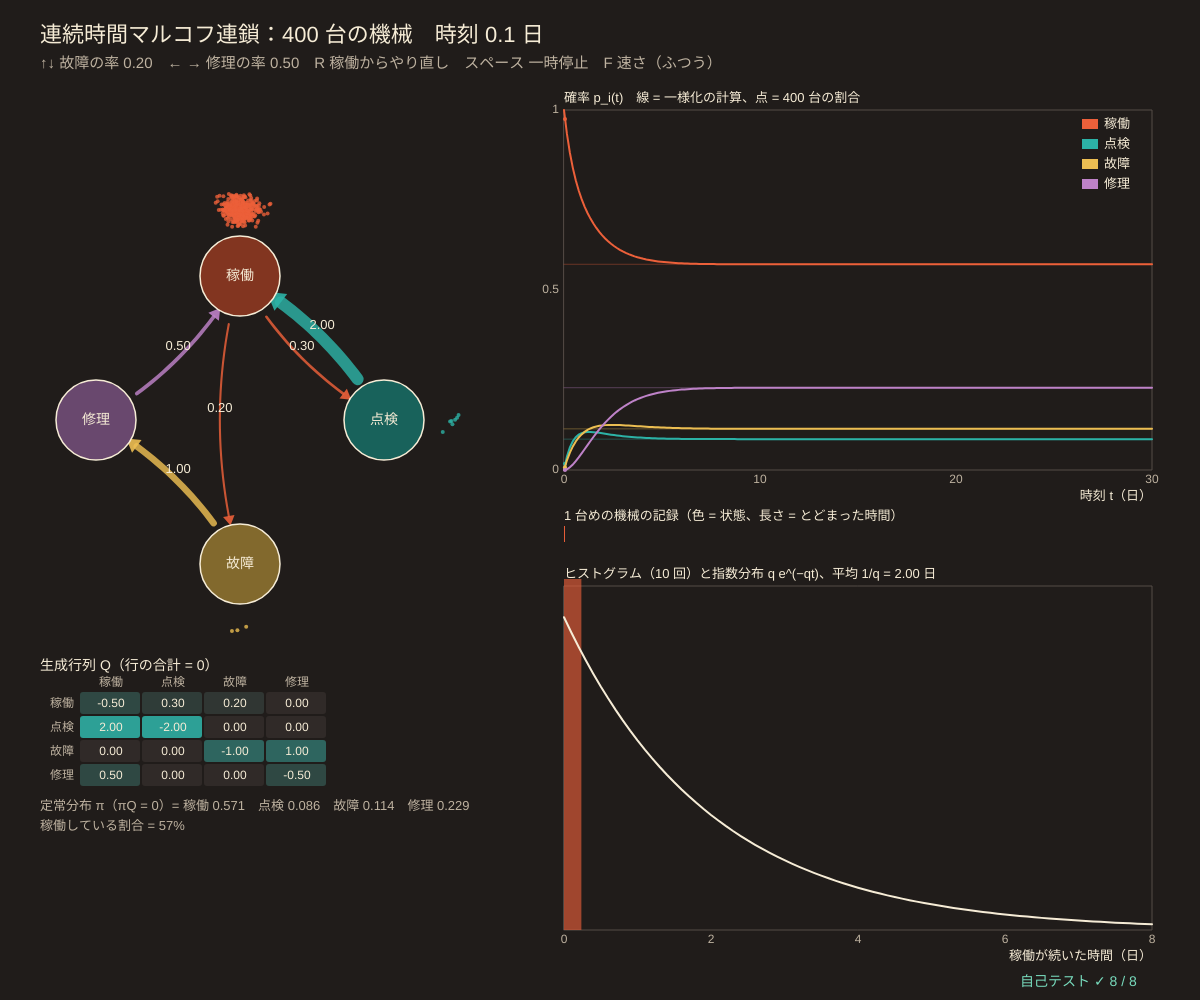
Frame 1 (no input)
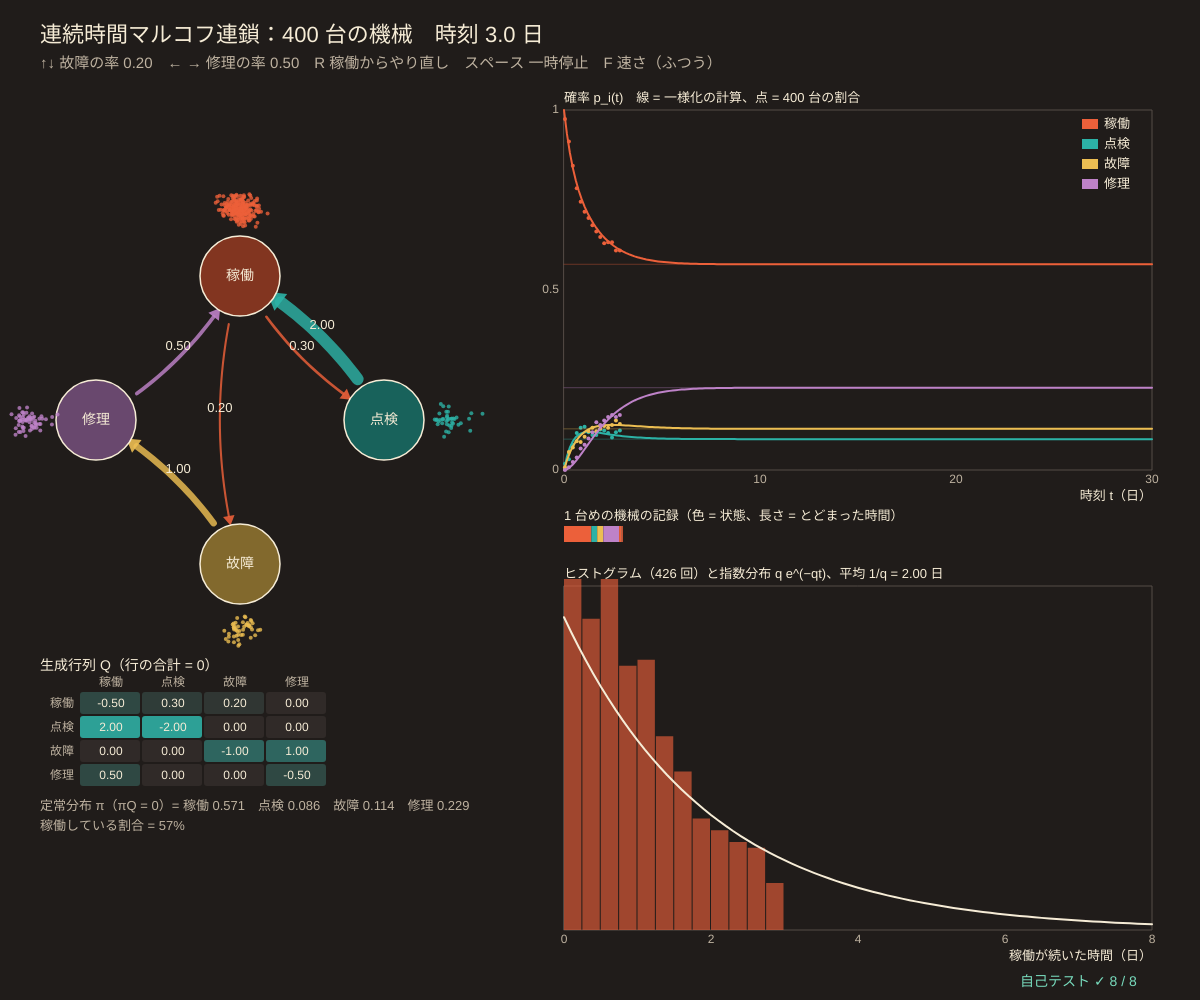
Frame 60 (no input)
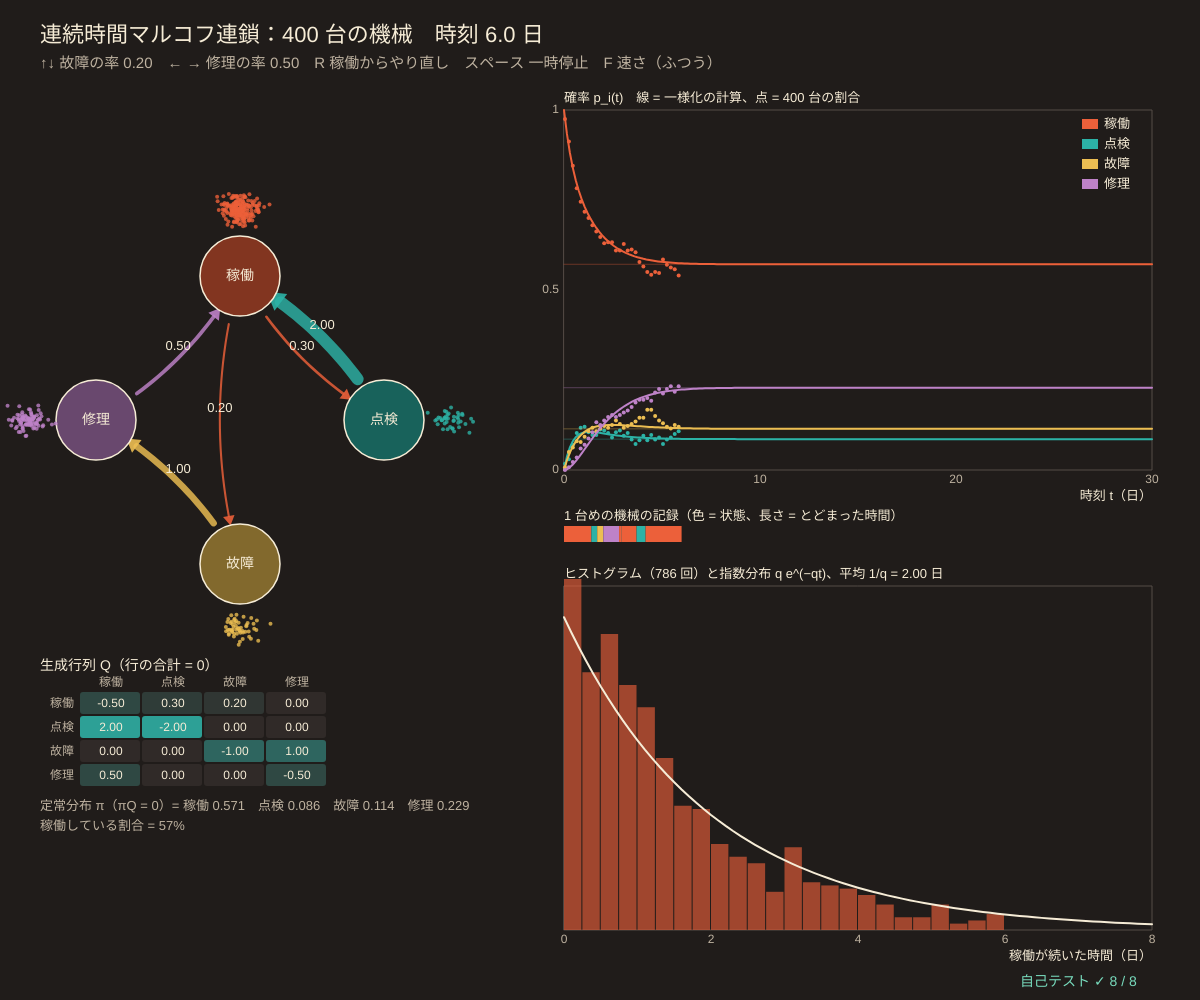
Frame 120 (the mouse pressed at the canvas centre since frame 60)

The p5.js sketch that drew these frames (run headless with seeded random() and noise() and a simulated clock; from frame 60 on, the mouse is pressed at the canvas centre):

// p5.js sketch
// ── sketch.js
// ============================================
// 10 連続時間マルコフ連鎖 ─ 1 日ごとではなく、好きな時刻に状態が変わる。例：機械の 稼働・点検・故障・修理
// 状態 i にいる時間は指数分布（平均 1 / q_i）。時間がきたら、率 q_ij に比例する確率で次の状態 j へ。
// 率をまとめた生成行列 Q（対角 = −q_i、各行の合計 = 0）。時刻 t の分布 p(t) = p(0) e^{Qt} は、
// 一様化：P~ = I + Q/Λ を「ポアソン回数」だけかける式で正確に計算できる。定常分布は π Q = 0（待ち行列の出生死滅過程は series29/05）
// ↑↓ 故障の率 / ← → 修理の率 / R 全部を稼働から / スペース 一時停止 / F 速さ
// ============================================

const NAMES = ['稼働', '点検', '故障', '修理'];
let failRate = 0.2, repairRate = 0.5;    // ★ 稼働 → 故障 の率、修理 → 稼働 の率（1 日あたり）
const INSPECT = 0.3, BACK = 2.0, START_FIX = 1.0;   // ★ 稼働 → 点検、点検 → 稼働、故障 → 修理 の率
const NM = 400, TMAX = 30;               // ★ 機械の台数とグラフの長さ（日）
let genQ, piStat, curves = [], fleet = [], simT = 0, paused = false, fast = false, fleetLog = [], holds = [], gantt = [], nodes = [];

function setup() {
  createCanvas(windowWidth, windowHeight);
  selfTest();
  seedRng(10); rebuild();
}
function makeQ(f, r) {                   // 生成行列：非対角 = 率、対角 = −（行のほかの合計）
  let q = zerosMat(4);
  q[0][1] = INSPECT; q[0][2] = f; q[1][0] = BACK; q[2][3] = START_FIX; q[3][0] = r;
  for (let i = 0; i < 4; i++) q[i][i] = -(sumOf(q[i]) - q[i][i]);
  return q;
}
function unifRate(q) { let m = 0; for (let i = 0; i < q.length; i++) m = Math.max(m, -q[i][i]); return m || 1; }
// ★ 一様化：p(t) = Σ_n e^{−Λt} (Λt)^n / n! · p0 P~^n（ポアソンの重みの合計が 1 − 10⁻¹⁵ になるまで）
function uniformDist(p0, q, t) {
  let lam = unifRate(q), pt = eyeMat(q.length).map((r, i) => r.map((v, j) => v + q[i][j] / lam)), w = Math.exp(-lam * t), v = p0.slice(), out = p0.map((x) => x * w), acc = w;
  for (let n = 1; n < 2000 && acc < 1 - 1e-15; n++) { v = vecMat(v, pt); w *= (lam * t) / n; acc += w; for (let i = 0; i < out.length; i++) out[i] += w * v[i]; }
  return out;
}
function stationaryCtmc(q) { let lam = unifRate(q); return stationaryExact(eyeMat(q.length).map((r, i) => r.map((v, j) => v + q[i][j] / lam))); }
function holdTime(q, s) { return -Math.log(1 - rnd()) / -q[s][s]; }          // 指数分布の待ち時間
function jumpFrom(q, s) { return sampleFrom(q[s].map((v, j) => (j === s ? 0 : v))); }   // 率に比例して次へ
function rebuild() {
  genQ = makeQ(failRate, repairRate); piStat = stationaryCtmc(genQ);
  curves = []; for (let k = 0; k <= 200; k++) curves.push(uniformDist([1, 0, 0, 0], genQ, (k / 200) * TMAX));
  restart();
}
function restart() {
  simT = 0; fleetLog = []; holds = []; gantt = [{ s: 0, t: 0 }];
  fleet = []; for (let m = 0; m < NM; m++) fleet.push({ s: 0, enter: 0, next: holdTime(genQ, 0), ox: randn() * 0.35, oy: randn() * 0.35 });
}
function advance(dt) {                    // 全部の機械を時刻 simT + dt まで進める
  let t1 = simT + dt;
  for (let m = 0; m < fleet.length; m++) {
    let f = fleet[m];
    while (f.next <= t1) {
      if (f.s === 0 && holds.length < 4000) holds.push(f.next - f.enter);
      f.s = jumpFrom(genQ, f.s); f.enter = f.next; f.next += holdTime(genQ, f.s);
      if (m === 0 && f.enter <= TMAX) gantt.push({ s: f.s, t: f.enter });
    }
  }
  simT = t1;
  if (simT <= TMAX) { let c = [0, 0, 0, 0]; for (let f of fleet) c[f.s]++; fleetLog.push({ t: simT, p: c.map((v) => v / NM) }); }
}

function draw() {
  background(...BG);
  if (!paused) advance((fast ? 0.25 : 0.05));
  hudTitle('連続時間マルコフ連鎖：' + NM + ' 台の機械　時刻 ' + fmtN(simT, 1) + ' 日', '↑↓ 故障の率 ' + fmtN(failRate, 2) + '　← → 修理の率 ' + fmtN(repairRate, 2) + '　R 稼働からやり直し　スペース 一時停止　F 速さ（' + (fast ? '速い' : 'ふつう') + '）');
  // ---- 遷移図（太さ = 率）と機械の点
  let gcx = width * 0.2, gcy = height * 0.42, rad = Math.min(width * 0.12, height * 0.17), mx = 0;
  nodes = [[gcx, gcy - rad], [gcx + rad, gcy], [gcx, gcy + rad], [gcx - rad, gcy]];
  for (let i = 0; i < 4; i++) for (let j = 0; j < 4; j++) if (i !== j) mx = Math.max(mx, genQ[i][j]);
  let wide = genQ.map((r, i) => r.map((v, j) => (i === j ? 0 : v / mx)));
  let hits = drawChainGraph(nodes, wide, 40, STATE_COLS, { names: NAMES, labels: false, nameSize: 14 });
  noStroke(); fill(...CREAM); textSize(13); textAlign(CENTER, CENTER);
  for (let h of hits) text(fmtN(genQ[h.i][h.j], 2), h.mx, h.my - 12);
  for (let f of fleet) {                 // 機械 1 台 = 点 1 つ。いまの状態の円の外側に集まる
    let c = STATE_COLS[f.s], ux = nodes[f.s][0] - gcx, uy = nodes[f.s][1] - gcy, L = Math.hypot(ux, uy) || 1;
    fill(c[0], c[1], c[2], 200); circle(nodes[f.s][0] + (ux / L) * 68 + f.ox * 26, nodes[f.s][1] + (uy / L) * 66 + f.oy * 20, 4);
  }
  // 生成行列
  let qx = 40, qy = gcy + rad + 128;
  fill(...CREAM); textSize(14); textAlign(LEFT, BASELINE); text('生成行列 Q（行の合計 = 0）', qx, qy - 22);
  drawMatrix(genQ, qx + 40, qy, 62, 24, NAMES, { ts: 12, hi: 2.3 });
  fill(...SUB); textSize(13); textAlign(LEFT, BASELINE);
  text('定常分布 π（πQ = 0）= ' + piStat.map((v, i) => NAMES[i] + ' ' + fmtN(v, 3)).join('　'), qx, qy + 4 * 24 + 22);
  text('稼働している割合 = ' + Math.round(piStat[0] * 100) + '%', qx, qy + 4 * 24 + 42);

  // ---- 時刻 t の分布：一様化の計算（線）と 400 台の割合（点）
  let g = { x: width * 0.47, y: 110, w: width * 0.49, h: height * 0.36, x0: 0, x1: TMAX, y0: 0, y1: 1 };
  plotAxes(g, '時刻 t（日）', '確率 p_i(t)　線 = 一様化の計算、点 = ' + NM + ' 台の割合', [0, 10, 20, 30], [0, 0.5, 1]);
  for (let i = 0; i < 4; i++) {
    stroke(...STATE_COLS[i]); strokeWeight(2); polyline(curves.map((p, k) => [gX(g, (k / 200) * TMAX), gY(g, p[i])]));
    stroke(...STATE_COLS[i], 90); strokeWeight(1); line(g.x, gY(g, piStat[i]), g.x + g.w, gY(g, piStat[i]));
    noStroke(); fill(...STATE_COLS[i]); for (let k = 0; k < fleetLog.length; k += 4) circle(gX(g, fleetLog[k].t), gY(g, fleetLog[k].p[i]), 4);
  }
  legend(g.x + g.w - 70, g.y + 14, NAMES.map((n, i) => [STATE_COLS[i], n]));
  // ---- 1 台めの機械の記録（帯）
  let by = g.y + g.h + 56; noStroke(); fill(...CREAM); textSize(13); textAlign(LEFT, BASELINE); text('1 台めの機械の記録（色 = 状態、長さ = とどまった時間）', g.x, by - 6);
  for (let k = 0; k < gantt.length; k++) {
    let t0 = gantt[k].t, t1 = Math.min(TMAX, k + 1 < gantt.length ? gantt[k + 1].t : simT); if (t1 <= t0) continue;
    fill(...STATE_COLS[gantt[k].s]); rect(gX(g, t0), by, gX(g, t1) - gX(g, t0), 16);
  }
  // ---- 稼働にとどまった時間のヒストグラムと指数分布
  let hg = { x: g.x, y: by + 60, w: g.w, h: height - by - 130, x0: 0, x1: 8, y0: 0, y1: -genQ[0][0] * 1.1 };
  plotAxes(hg, '稼働が続いた時間（日）', 'ヒストグラム（' + holds.length + ' 回）と指数分布 q e^(−qt)、平均 1/q = ' + fmtN(-1 / genQ[0][0], 2) + ' 日', [0, 2, 4, 6, 8], []);
  let nb = 32, bins = new Array(nb).fill(0); for (let h of holds) { let b = Math.floor((h / 8) * nb); if (b < nb) bins[b]++; }
  noStroke(); fill(...STATE_COLS[0], 160);
  for (let b = 0; b < nb; b++) { let d = holds.length ? bins[b] / holds.length / (8 / nb) : 0; rect(gX(hg, (b * 8) / nb), gY(hg, d), hg.w / nb - 1, hg.y + hg.h - gY(hg, d)); }
  let q0 = -genQ[0][0], pts = []; for (let k = 0; k <= 80; k++) { let t = (k / 80) * 8; pts.push([gX(hg, t), gY(hg, q0 * Math.exp(-q0 * t))]); }
  stroke(...CREAM); strokeWeight(2); polyline(pts);
  drawSelfTest(width - 180, height - 14);
}

function keyPressed() {
  if (key === ' ') paused = !paused;
  if (key === 'f' || key === 'F') fast = !fast;
  if (key === 'r' || key === 'R') restart();
  if (key === UP_ARROW) { failRate = Math.min(2, Math.round((failRate + 0.05) * 100) / 100); rebuild(); }
  if (key === DOWN_ARROW) { failRate = Math.max(0.05, Math.round((failRate - 0.05) * 100) / 100); rebuild(); }
  if (key === RIGHT_ARROW) { repairRate = Math.min(3, Math.round((repairRate + 0.1) * 10) / 10); rebuild(); }
  if (key === LEFT_ARROW) { repairRate = Math.max(0.1, Math.round((repairRate - 0.1) * 10) / 10); rebuild(); }
  return false;
}

// やってみよう
// 1. 修理の率を 2 倍にすると、稼働している割合 π_稼働 はどれだけ上がる？
// 2. 点の割合（シミュレーション）は線（計算）にどのくらい近い？ NM を 4000 にすると？
// 3. ヒストグラムが指数分布になるのは「いままで何日動いたかに関係なく、壊れやすさは同じ」だから（無記憶性）
// 4. 状態を 1 つ増やして（例：部品待ち）、生成行列の行の合計が 0 になるように率を書こう

// ---- 自己テスト
function expmTaylor(a) {                 // 行列の指数関数：2^s で割ってテイラー展開 30 項、s 回 2 乗する
  let n = a.length, nm = 0; for (let r of a) nm = Math.max(nm, sumOf(r.map(Math.abs)));
  let s = Math.max(0, Math.ceil(Math.log2(nm / 0.25))), b = a.map((r) => r.map((v) => v / Math.pow(2, s))), term = eyeMat(n), out = eyeMat(n);
  for (let k = 1; k <= 30; k++) { term = matMul(term, b).map((r) => r.map((v) => v / k)); out = out.map((r, i) => r.map((v, j) => v + term[i][j])); }
  for (let k = 0; k < s; k++) out = matMul(out, out);
  return out;
}
function selfTest() {
  selfTestResults = [];
  seedRng(100);
  let q = makeQ(0.2, 0.5);
  check('生成行列：各行の合計 = 0、対角の外は ≥ 0', rowSumErr(q, 0) < 1e-12 && q.every((r, i) => r.every((v, j) => i === j || v >= 0)));
  let worst = 0; for (let t of [0.5, 3, 10]) { let e = expmTaylor(q.map((r) => r.map((v) => v * t))); for (let i = 0; i < 4; i++) { let p0 = [0, 0, 0, 0]; p0[i] = 1; worst = Math.max(worst, maxAbsDiff(uniformDist(p0, q, t), e[i])); } }
  check('一様化 = 行列の指数関数 e^{Qt}（テイラー + 2 乗、t = 0.5, 3, 10）ずれ ' + worst.toExponential(1), worst < 1e-9);
  let pi = stationaryCtmc(q), piQ = vecMat(pi, q);
  check('定常分布：π Q = 0、Σ π = 1', maxAbsDiff(piQ, [0, 0, 0, 0]) < 1e-12 && near(sumOf(pi), 1, 1e-12));
  check('p(200) → π（どこから始めても）', maxAbsDiff(uniformDist([0, 0, 1, 0], q, 200), pi) < 1e-9);
  // 飛び移りだけの連鎖 J_ij = q_ij / q_i の定常分布 ν と、平均の滞在時間 1/q_i から：π_i ∝ ν_i / q_i
  let jm = q.map((r, i) => r.map((v, j) => (i === j ? 0 : v / -q[i][i]))), nu = stationaryExact(jm), w = nu.map((v, i) => v / -q[i][i]), sw = sumOf(w);
  check('π_i ∝ ν_i × 平均の滞在時間（飛び移りの連鎖から）', maxAbsDiff(w.map((v) => v / sw), pi) < 1e-12);
  let s = 0, t = 0, occ = [0, 0, 0, 0], hs = [], tEnd = 100000;
  while (t < tEnd) { let h = holdTime(q, s); occ[s] += Math.min(h, tEnd - t); if (s === 0) hs.push(h); t += h; s = jumpFrom(q, s); }
  check('1 台を 10 万日動かした時間の割合 ≈ π（ずれ < 0.01）', maxAbsDiff(occ.map((v) => v / tEnd), pi) < 0.01);
  check('稼働にとどまる時間の平均 ≈ 1/q_0 = ' + fmtN(1 / 0.5, 2) + ' 日（ずれ < 3%）', Math.abs(meanOf(hs) * 0.5 - 1) < 0.03);
  let cnt = [0, 0, 0, 0], nF = 4000;
  for (let m = 0; m < nF; m++) { let st = 0, tt = holdTime(q, 0); while (tt <= 2) { st = jumpFrom(q, st); tt += holdTime(q, st); } cnt[st]++; }
  check('4000 台の t = 2 の割合 ≈ 一様化の p(2)（ずれ < 0.03）', maxAbsDiff(cnt.map((v) => v / nF), uniformDist([1, 0, 0, 0], q, 2)) < 0.03);
  reportSelfTest();
}

// ==================================================
// ここから下は「マルコフ連鎖の道具」（中身は読まなくても OK。消さないでね）
// ==================================================
// ---- 色と小さな道具
const BG = [32, 28, 26];                // 背景（あたたかい炭色）
const CREAM = [246, 236, 214], DICE = [236, 96, 58], TEAL = [44, 178, 166], MUSTARD = [236, 190, 82], PLUM = [190, 130, 200], SUB = [190, 178, 160];
const STATE_COLS = [[236, 96, 58], [44, 178, 166], [236, 190, 82], [190, 130, 200], [120, 190, 240], [150, 210, 110], [240, 140, 170], [200, 170, 130]];
function clampv(v, a, b) { return v < a ? a : v > b ? b : v !== v ? a : v; }     // NaN なら a に戻す
function sumOf(a) { let s = 0; for (let v of a) s += v; return s; }
function meanOf(a) { return a.length ? sumOf(a) / a.length : 0; }
function sampleFrom(p) { let u = rnd() * sumOf(p), c = 0; for (let i = 0; i < p.length; i++) { c += p[i]; if (u < c) return i; } return p.length - 1; }   // 確率 p[i] で i を返す
function fmtN(v, d) { if (typeof v !== 'number' || v !== v) return '?'; if (!isFinite(v)) return '∞'; let s = v.toFixed(d === undefined ? 2 : d); return /^-0\.?0*$/.test(s) ? s.slice(1) : s; }
function hudTitle(t, sub) {            // 左上の見出しと操作の説明
  noStroke(); fill(...CREAM); textSize(22); textAlign(LEFT, BASELINE); text(t, 40, 42);
  fill(...SUB); textSize(15); text(sub, 40, 68);
}
// ---- 種つきの乱数（同じ種なら毎回同じ列 → 実験をくり返せる）
let rngState = 1;
function seedRng(s) { rngState = (s >>> 0) || 1; }
function rnd() {                       // 0〜1 の一様乱数（mulberry32）
  rngState = (rngState + 0x6d2b79f5) >>> 0;
  let t = rngState;
  t = Math.imul(t ^ (t >>> 15), t | 1);
  t ^= t + Math.imul(t ^ (t >>> 7), t | 61);
  return ((t ^ (t >>> 14)) >>> 0) / 4294967296;
}
function rndInt(a, b) { return a + Math.floor(rnd() * (b - a + 1)); }
function randn() { let u = 1 - rnd(), v = rnd(); return Math.sqrt(-2 * Math.log(u)) * Math.cos(2 * Math.PI * v); }   // 標準正規分布
// ---- 行列の道具（行列 = 配列の配列。遷移行列 transP[i][j] = i の次に j へ行く確率、行の和 = 1）
function zerosMat(n, m) { let a = []; for (let i = 0; i < n; i++) a.push(new Array(m === undefined ? n : m).fill(0)); return a; }
function eyeMat(n) { let a = zerosMat(n); for (let i = 0; i < n; i++) a[i][i] = 1; return a; }
function copyMat(a) { return a.map((r) => r.slice()); }
function matMul(a, b) {                // 行列の積 (a b)[i][j] = Σ_k a[i][k] b[k][j]
  let n = a.length, m = b[0].length, kk = b.length, c = zerosMat(n, m);
  for (let i = 0; i < n; i++) for (let k = 0; k < kk; k++) { let v = a[i][k]; if (v !== 0) for (let j = 0; j < m; j++) c[i][j] += v * b[k][j]; }
  return c;
}
function vecMat(v, a) {                // 横ベクトル × 行列：次の時刻の分布 = いまの分布 × P
  let out = new Array(a[0].length).fill(0);
  for (let i = 0; i < v.length; i++) if (v[i] !== 0) for (let j = 0; j < out.length; j++) out[j] += v[i] * a[i][j];
  return out;
}
function matPow(a, k) { let r = eyeMat(a.length); for (let t = 0; t < k; t++) r = matMul(r, a); return r; }   // P^k（k 回かけるだけ）
function maxAbsDiff(a, b) {            // 2 つの行列（またはベクトル）のいちばん大きなずれ
  let d = 0;
  for (let i = 0; i < a.length; i++) { if (Array.isArray(a[i])) d = Math.max(d, maxAbsDiff(a[i], b[i])); else d = Math.max(d, Math.abs(a[i] - b[i])); }
  return d;
}
function rowSumErr(a, target) { let d = 0; for (let r of a) d = Math.max(d, Math.abs(sumOf(r) - (target === undefined ? 1 : target))); return d; }
function fixRows(a) {                  // 行の和を 1 に。全部 0 の行は「その場にとどまる」にする（NaN を出さない）
  return a.map((r, i) => { let s = sumOf(r); if (!(s > 1e-12)) { let z = r.map(() => 0); z[i] = 1; return z; } return r.map((v) => v / s); });
}
function solveLinear(a, b) {           // ガウスの消去法（部分ピボット）で a x = b。解けなければ null
  let n = a.length, m = a.map((r, i) => r.concat([b[i]]));
  for (let c = 0; c < n; c++) {
    let p = c; for (let r = c + 1; r < n; r++) if (Math.abs(m[r][c]) > Math.abs(m[p][c])) p = r;
    if (Math.abs(m[p][c]) < 1e-13) return null;
    [m[c], m[p]] = [m[p], m[c]];
    for (let r = 0; r < n; r++) { if (r === c) continue; let f = m[r][c] / m[c][c]; if (f !== 0) for (let k = c; k <= n; k++) m[r][k] -= f * m[c][k]; }
  }
  return m.map((r, i) => r[n] / r[i]);
}
function matInv(a) {                   // 逆行列（ガウス-ジョルダン）。逆がなければ null
  let n = a.length, cols = [];
  for (let j = 0; j < n; j++) { let e = new Array(n).fill(0); e[j] = 1; let x = solveLinear(a, e); if (!x) return null; cols.push(x); }
  return a.map((_, i) => cols.map((c) => c[i]));
}
// 定常分布：π P = π と Σ π = 1 を連立方程式として解く（(P^T − I) π = 0 の最後の式を Σ π = 1 に置きかえる）
function stationaryExact(a) {
  let n = a.length, m = zerosMat(n), b = new Array(n).fill(0);
  for (let i = 0; i < n; i++) for (let j = 0; j < n; j++) m[i][j] = a[j][i] - (i === j ? 1 : 0);
  for (let j = 0; j < n; j++) m[n - 1][j] = 1; b[n - 1] = 1;
  return solveLinear(m, b);
}
function stationaryPower(a, tol, maxIt, start) {   // べき乗法：π ← π P を変化が tol 未満になるまで
  let n = a.length, v = start ? start.slice() : new Array(n).fill(1 / n), its = 0, d = Infinity;
  while (d > (tol || 1e-13) && its < (maxIt || 100000)) { let w = vecMat(v, a); d = maxAbsDiff(w, v); v = w; its++; }
  return { pi: v, its };
}
function tvDist(p, q) { let s = 0; for (let i = 0; i < p.length; i++) s += Math.abs(p[i] - q[i]); return s / 2; }   // 全変動距離
function entropyRate(a, pi) {          // エントロピー率 H = −Σ_i π_i Σ_j P_ij log₂ P_ij（1 歩あたりの情報量、ビット）
  let h = 0;
  for (let i = 0; i < a.length; i++) for (let v of a[i]) if (v > 0) h -= pi[i] * v * Math.log2(v);
  return h;
}
// ---- 遷移図を描く道具：矢印の太さ = 確率
function bezPts(ax, ay, bx, by, bend, r) {          // 少しふくらんだ曲線の点（両はしの円 r の中は除く）
  let mx = (ax + bx) / 2, my = (ay + by) / 2, dx = bx - ax, dy = by - ay, L = Math.hypot(dx, dy) || 1;
  let cx = mx - (dy / L) * bend * L, cy = my + (dx / L) * bend * L, pts = [];
  for (let k = 0; k <= 30; k++) {
    let t = k / 30, x = (1 - t) * (1 - t) * ax + 2 * t * (1 - t) * cx + t * t * bx, y = (1 - t) * (1 - t) * ay + 2 * t * (1 - t) * cy + t * t * by;
    if (Math.hypot(x - ax, y - ay) > r + 2 && Math.hypot(x - bx, y - by) > r + 6) pts.push([x, y]);
  }
  return pts;
}
function arrowHeadAt(pts, sz) {       // 折れ線の最後に三角の矢じり
  if (pts.length < 2) return;
  let [x1, y1] = pts[pts.length - 2], [x2, y2] = pts[pts.length - 1], L = Math.hypot(x2 - x1, y2 - y1) || 1, ux = (x2 - x1) / L, uy = (y2 - y1) / L;
  triangle(x2 + ux * sz, y2 + uy * sz, x2 - uy * sz * 0.6, y2 + ux * sz * 0.6, x2 + uy * sz * 0.6, y2 - ux * sz * 0.6);
}
// nodes = [[x, y], …]、a = 遷移行列。戻り値：矢印ごとの { i, j, mx, my }（ラベルやクリック判定用）
function drawChainGraph(nodes, a, r, cols, opts) {
  opts = opts || {};
  let cx = meanOf(nodes.map((p) => p[0])), cy = meanOf(nodes.map((p) => p[1])), hits = [];
  for (let i = 0; i < nodes.length; i++) for (let j = 0; j < nodes.length; j++) {
    let p = a[i][j]; if (!(p > 1e-9)) continue;
    let col = cols[i % cols.length], w = 1 + 11 * p, pts;
    if (i === j) {                     // 自分に戻る矢印：外側に小さな輪
      let ox = nodes[i][0] - cx, oy = nodes[i][1] - cy, L = Math.hypot(ox, oy) || 1, ux = ox / L, uy = L > 1 ? oy / L : -1;
      if (L <= 1) ux = 0;
      let lx = nodes[i][0] + ux * r * 1.55, ly = nodes[i][1] + uy * r * 1.55, rr = r * 0.62, base = Math.atan2(-uy, -ux);
      pts = []; for (let k = 0; k <= 32; k++) { let t = base + 0.9 + (k / 32) * (2 * Math.PI - 1.8); pts.push([lx + rr * Math.cos(t), ly + rr * Math.sin(t)]); }
      hits.push({ i, j, mx: lx + ux * rr, my: ly + uy * rr });
    } else {
      pts = bezPts(nodes[i][0], nodes[i][1], nodes[j][0], nodes[j][1], 0.14, r);
      if (pts.length) hits.push({ i, j, mx: pts[pts.length >> 1][0], my: pts[pts.length >> 1][1] });
    }
    stroke(col[0], col[1], col[2], opts.alphaEdge || 210); strokeWeight(w); noFill(); polyline(pts);
    noStroke(); fill(col[0], col[1], col[2], opts.alphaEdge || 230); arrowHeadAt(pts, 8 + w * 0.8);
    if (opts.labels !== false && pts.length) {
      let h = hits[hits.length - 1]; fill(...CREAM); textSize(13); textAlign(CENTER, CENTER); text(fmtN(p, 2), h.mx, h.my - 12);
    }
  }
  for (let i = 0; i < nodes.length; i++) {
    let col = cols[i % cols.length]; stroke(...CREAM); strokeWeight(opts.hl === i ? 4 : 1.5); fill(col[0] * 0.55, col[1] * 0.55, col[2] * 0.55);
    circle(nodes[i][0], nodes[i][1], 2 * r);
    noStroke(); fill(...CREAM); textAlign(CENTER, CENTER); textSize(opts.nameSize || 18); text(opts.names ? opts.names[i] : String(i), nodes[i][0], nodes[i][1]);
  }
  return hits;
}
function drawMatrix(a, x, y, cw, ch, names, opts) {   // 行列を色つきの表で（濃い = 大きい）
  opts = opts || {}; let d = opts.digits === undefined ? 2 : opts.digits, n = a.length, m = a[0].length, hi = opts.hi || 1;
  textAlign(CENTER, CENTER); textSize(opts.ts || 13);
  for (let i = 0; i < n; i++) for (let j = 0; j < m; j++) {
    let v = a[i][j], t = clampv(Math.abs(v) / hi, 0, 1); noStroke();
    fill(48 + t * (TEAL[0] - 48), 42 + t * (TEAL[1] - 42), 40 + t * (TEAL[2] - 40)); rect(x + j * cw, y + i * ch, cw - 2, ch - 2, 3);
    fill(...CREAM); text(fmtN(v, d), x + j * cw + cw / 2, y + i * ch + ch / 2);
  }
  if (names) { fill(...SUB); for (let i = 0; i < n; i++) { textAlign(RIGHT, CENTER); text(names[i], x - 6, y + i * ch + ch / 2); } for (let j = 0; j < m; j++) { textAlign(CENTER, BOTTOM); text(names[j], x + j * cw + cw / 2, y - 3); } }
}
// ---- グラフの道具：g = { x, y, w, h, x0, x1, y0, y1 }
function gX(g, v) { return g.x + clampv((v - g.x0) / (g.x1 - g.x0), -0.02, 1.02) * g.w; }
function gY(g, v) { return g.y + g.h - clampv((v - g.y0) / (g.y1 - g.y0), -0.02, 1.02) * g.h; }
function plotAxes(g, xl, yl, xt, yt) {
  stroke(84, 76, 70); strokeWeight(1); noFill(); rect(g.x, g.y, g.w, g.h);
  noStroke(); fill(...SUB); textSize(12); textAlign(CENTER, TOP);
  for (let v of xt) text(+v.toPrecision(3), gX(g, v), g.y + g.h + 4);
  textAlign(RIGHT, CENTER);
  for (let v of yt) text(+v.toPrecision(3), g.x - 5, gY(g, v));
  textAlign(LEFT, BASELINE); fill(...CREAM); textSize(13);
  text(xl, g.x + g.w - textWidth(xl), g.y + g.h + 30); text(yl, g.x, g.y - 8);
}
function polyline(pts) {               // 点が 2 つ以上あるときだけ折れ線を描く（空の beginShape を作らない）
  if (pts.length < 2) return;
  noFill(); beginShape(); for (let p of pts) vertex(p[0], p[1]); endShape();
}
function drawCurve(g, arr, col, sw, xOff) {   // arr[i] を x = i (+ xOff) に。長いときは間引いて 600 点まで
  let n = arr.length, stride = Math.max(1, Math.ceil(n / 600)), pts = [];
  for (let i = 0; i < n; i += stride) pts.push([gX(g, i + (xOff || 0)), gY(g, arr[i])]);
  if (n > 1 && (n - 1) % stride) pts.push([gX(g, n - 1 + (xOff || 0)), gY(g, arr[n - 1])]);
  stroke(...col); strokeWeight(sw || 2); polyline(pts);
}
function legend(x, y, items) {         // items = [[色, 名前], …]
  textSize(13); textAlign(LEFT, CENTER);
  for (let [c, s] of items) { noStroke(); fill(...c); rect(x, y - 5, 16, 10); fill(...CREAM); text(s, x + 22, y); y += 20; }
}
function drawBars(x, y, w, h, vals, cols, top, names) {   // 棒グラフ（top = 縦軸の上限）
  let n = vals.length, bw = w / n;
  stroke(84, 76, 70); strokeWeight(1); line(x, y + h, x + w, y + h); noStroke();
  for (let i = 0; i < n; i++) {
    let c = cols[i % cols.length], hh = clampv(vals[i] / (top || 1), 0, 1) * h; fill(...c); rect(x + i * bw + bw * 0.12, y + h - hh, bw * 0.76, hh, 3);
    if (names) { fill(...SUB); textSize(12); textAlign(CENTER, TOP); text(names[i], x + i * bw + bw / 2, y + h + 4); }
  }
}
// ---- 自己テストの道具
let selfTestResults = [];
function check(name, cond) { selfTestResults.push({ name, ok: !!cond }); }
function near(a, b, tol) { return a !== null && a !== undefined && isFinite(a) && Math.abs(a - b) <= (tol === undefined ? 1e-9 : tol); }
function noNaN(v) { return Array.isArray(v) || ArrayBuffer.isView(v) ? Array.from(v).every(noNaN) : !(typeof v === 'number' && !isFinite(v)); }
function reportSelfTest() { for (let r of selfTestResults) (r.ok ? console.log : console.error)((r.ok ? '✓ ' : '✗ ') + r.name); }
function selfTestLine() { let n = selfTestResults.filter((r) => r.ok).length; return '自己テスト ' + (n === selfTestResults.length ? '✓ ' : '✗ ') + n + ' / ' + selfTestResults.length; }
function drawSelfTest(x, y) { noStroke(); fill(selfTestResults.every((r) => r.ok) ? color(120, 220, 190) : color(255, 90, 90)); textSize(14); textAlign(LEFT, BASELINE); text(selfTestLine(), x, y); }
